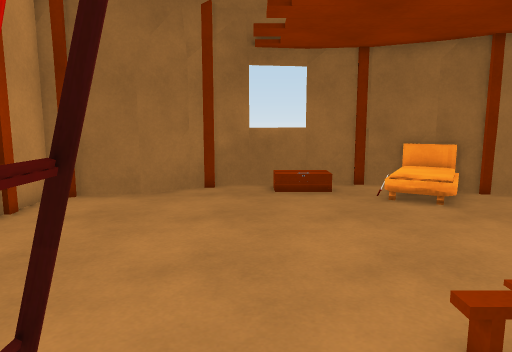
[1] (above)

13 first-person views from a walk through a 3-D level made in the Unity game engine. The camera is 1.4 m above the floor, tilts 8° down and sees 70° across. The floor is counted in squares, 0.5 m on a side. Each view is taken from the middle of a square. On the plan, view 1 faces up. The plan holds only what a view shows up to about 20 squares ahead; the rest is blank.

[2]
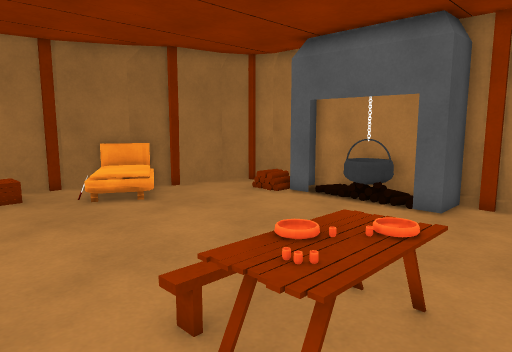

[3]
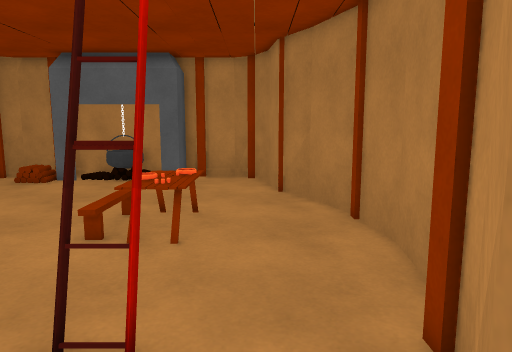

[4]
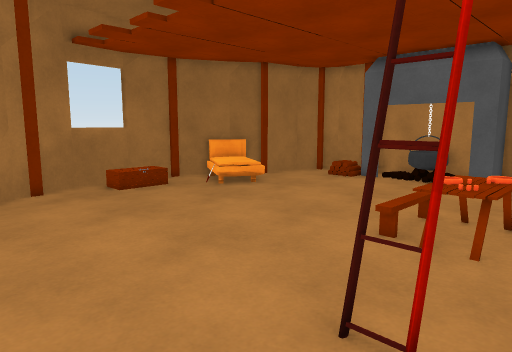

[5]
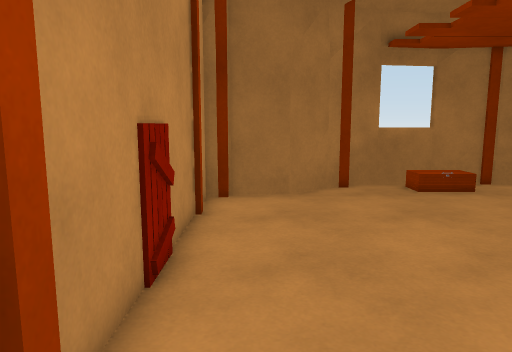

[6]
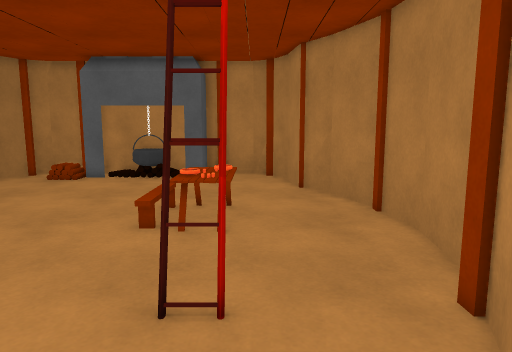

[7]
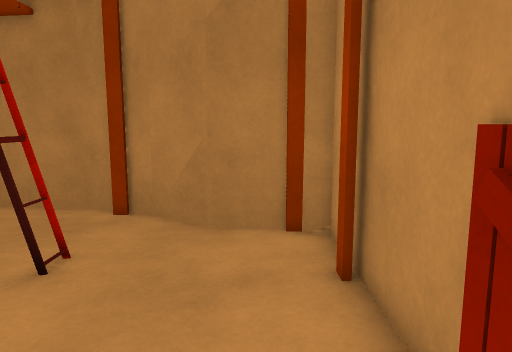

[8]
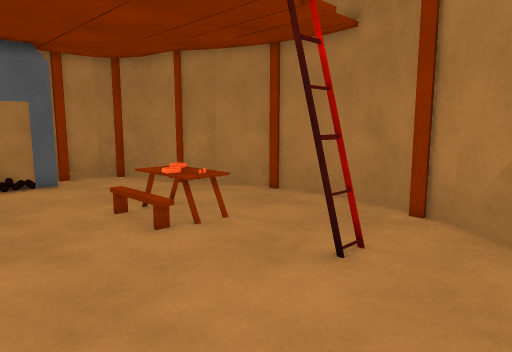

[9]
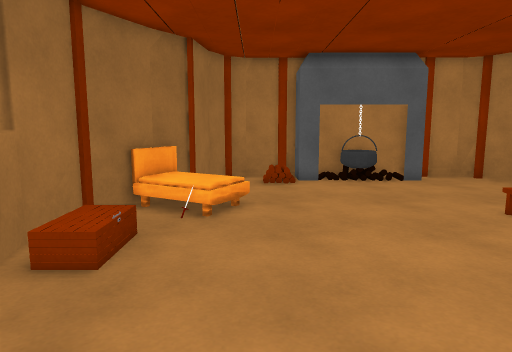

[10]
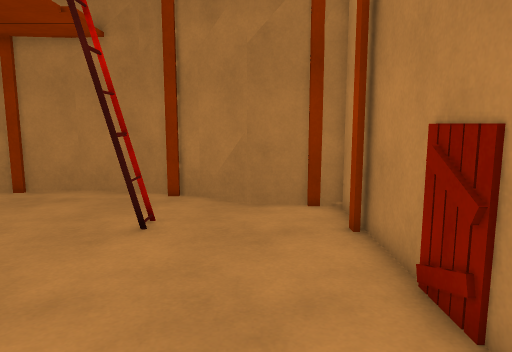

[11]
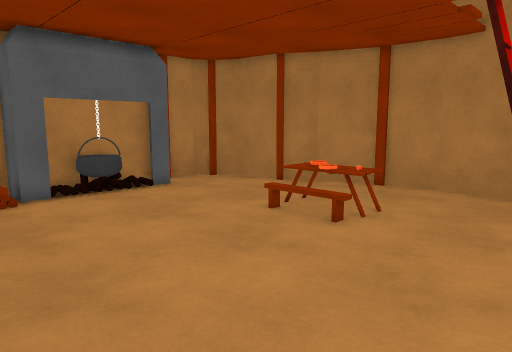

[12]
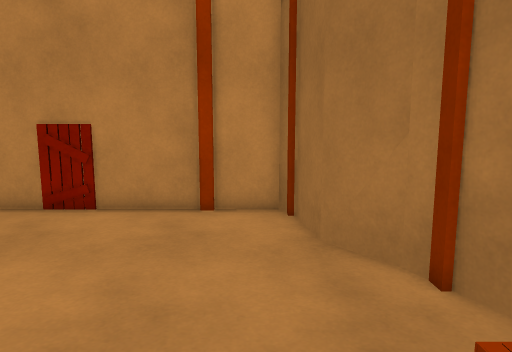

[13]
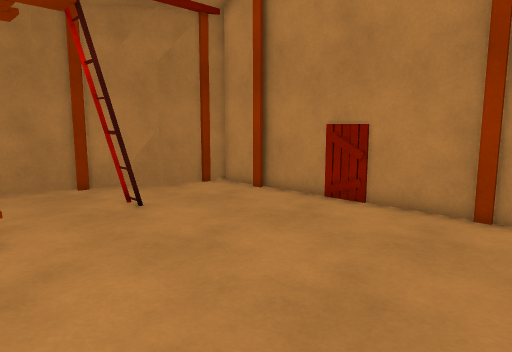

### Floor plan
Key: @ floor where view 1 was taken; # wall or solid block; x gap in a wall; . main floor; : floor 0.25 m higher than the main floor; = window, fence, low wall or low ledge; ^ raised ledge; O other object.
Columns run from 8 left of view 1 to 14 right of it. Each row starts with its distance up from view 1.
 18          ###
 17       ##===#####
 16     ###..OOO..###
 15    ##.........OO###
 14 ### ..........OO..####
 13 #.............OO.....#
 12 #....................#
 11 #...................O##
 10 #...................###
  9 #...................x.#
  8 #................... =#
  7 #...................=##
  6 #...................###
  5 #...................#:#
  4 #..........OOO......###
  3 #.........=^^^=.......#
  2 #.....=#...^^^=.......#
  1 #.....=#............. #
  0 ##......@...........##
 -1  ####............####
 -2     ###........###
 -3       ##########

Positions as (right, up) in squares from view 1, and headings:
1: (0, 0), facing up
2: (0, 0), facing up-right
3: (-6, 0), facing right
4: (-6, 0), facing up-right
5: (-6, 0), facing up
6: (-7, 1), facing right
7: (-6, 9), facing down
8: (-6, 9), facing down-right
9: (-6, 12), facing right
10: (-5, 12), facing down
11: (-3, 13), facing down-right
12: (4, 13), facing left
13: (4, 14), facing down-left
